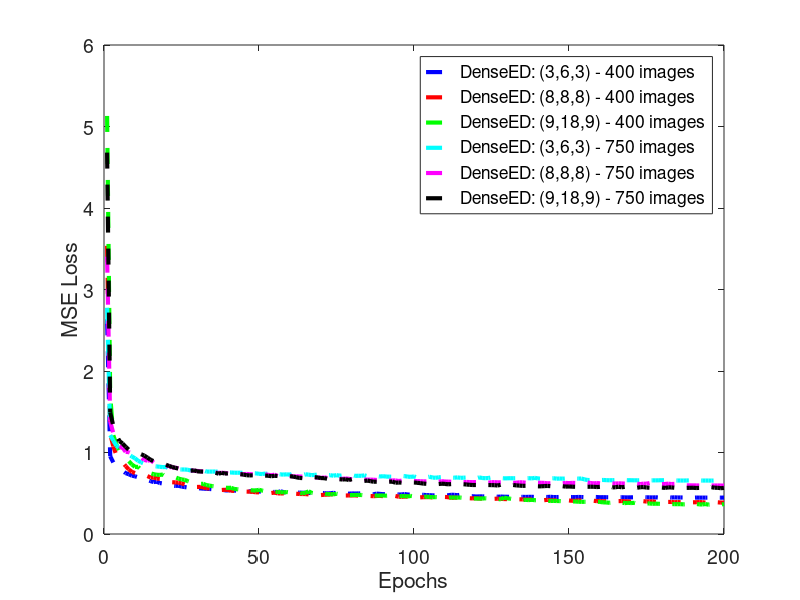
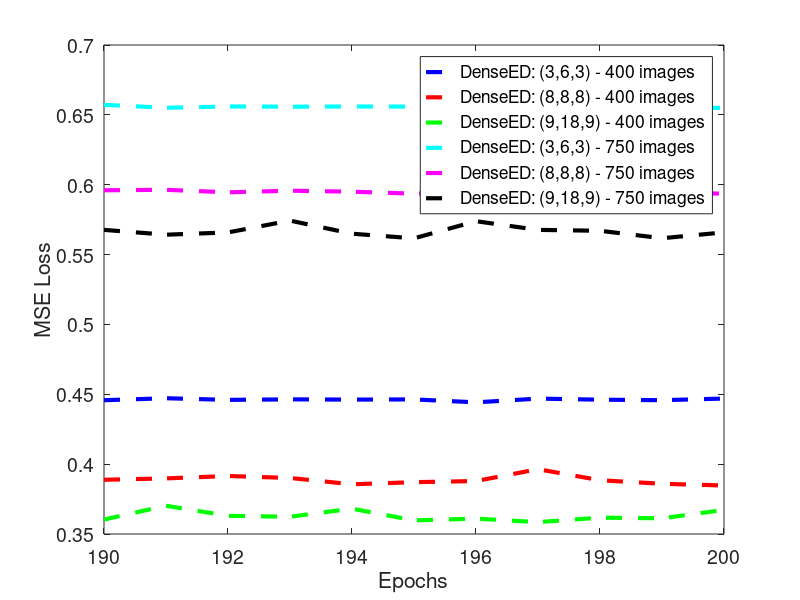

MATLAB code for these plots, in order:
clc 
close all
clear variables

%date: 6th Feb 2021
%VM
font = 14;
linewidth = 3;
format long;
%addpath('/Users/varunmannam/Desktop/Spring21/Research_S21/Feb21/SPIE_SR/old_SR_files/mse_plots/');
%addpath('/Users/varunmannam/Desktop/Spring21/Research_S21/Feb21/0702/SR_new_results/mse_loss/');
%%new simulations with diff test samples 400 images for vm41 and vm521 and
%%50 images for vm6141

addpath('/Users/varunmannam/Desktop/Spring21/Research_S21/Feb21/0702/SR_new_results/mse_test_1sample/');
%sims with test=1 FOV8 8 1st image
lr1 = load('DenseED_train_RMSE_0602_2021_20210206_192659_vm41.txt'); %new result with VM4 SR result MSE 
lr2 = load('DenseED_train_RMSE_0602_2021_20210206_200818_vm521.txt'); %new result with VM52 SR result MSE 
lr3 = load('DenseED_train_RMSE_0602_2021_20210206_215826_vm6141.txt'); %new result with VM614 SR result MSE 
lr4 = load('DenseED_train_RMSE_0602_2021_20210206_231338_vm6142.txt'); %new result with VM6142 SR result MSE 
lr5 = load('DenseED_train_RMSE_0602_2021_20210206_231249_vm711.txt'); %new result with VM711 SR result MSE 
lr6 = load('DenseED_train_RMSE_0602_2021_20210206_233131_vm712.txt'); %new result with VM712 SR result MSE 


epochs = 200;
x=[1:epochs]';

% figure, 
% plot(x,lr1,'b--', 'Linewidth', linewidth);
% hold on
% plot(x,lr2,'r--', 'Linewidth', linewidth);
% plot(x,lr3,'g--', 'Linewidth', linewidth);
% plot(x,lr4,'m--', 'Linewidth', linewidth);
% plot(x,lr5,'c--', 'Linewidth', linewidth);
% plot(x,lr6,'k--', 'Linewidth', linewidth);
% xlabel('Epochs');
% ylabel('MSE loss');
% %title('training loss Unet nbn Keras');
% legend('Configuration: (9,18,9) with 400 images', 'Configuration: (8,8,8) with 400 images, 64 channels', 'Configuration: (9,18,9) with 750 images', ...
% 'Configuration: (8,8,8) with 750 images, 64 channels', 'Configuration: (3,6,3) with 400 images', 'Configuration: (3,6,3) with 750 images', 'Location', 'best');
% %colormap(gray); colorbar;
% set(gca,'FontSize',font);
% 
% 
% figure, 
% plot(x(epochs-10:epochs),lr1(epochs-10:epochs),'b-', 'Linewidth', linewidth);
% hold on
% plot(x(epochs-10:epochs),lr2(epochs-10:epochs),'r-', 'Linewidth', linewidth);
% plot(x(epochs-10:epochs),lr3(epochs-10:epochs),'g-', 'Linewidth', linewidth);
% plot(x(epochs-10:epochs),lr4(epochs-10:epochs),'m-', 'Linewidth', linewidth);
% plot(x(epochs-10:epochs),lr5(epochs-10:epochs),'c-', 'Linewidth', linewidth);
% plot(x(epochs-10:epochs),lr6(epochs-10:epochs),'k-', 'Linewidth', linewidth);
% xlabel('Epochs');
% ylabel('MSE loss');
% %title('training loss Unet nbn Keras');
% legend('Configuration: (9,18,9) with 400 images', 'Configuration: (8,8,8) with 400 images, 64 channels', 'Configuration: (9,18,9) with 750 images', ...
% 'Configuration: (8,8,8) with 750 images, 64 channels', 'Configuration: (3,6,3) with 400 images', 'Configuration: (3,6,3) with 750 images', 'Location', 'best');
% %colormap(gray); colorbar;
% set(gca,'FontSize',font);

%% 400 images
% figure, 
% plot(x,lr5,'b--', 'Linewidth', linewidth);
% hold on
% plot(x,lr2,'r--', 'Linewidth', linewidth);
% plot(x,lr1,'g--', 'Linewidth', linewidth);
% xlabel('Epochs');
% ylabel('MSE Loss');
% %title('training loss Unet nbn Keras');
% legend('DenseED: (3,6,3)','DenseED: (8,8,8)', 'DenseED: (9,18,9)', 'Location', 'best');
% %colormap(gray); colorbar;
% set(gca,'FontSize',font);
%% 750 images
% figure, 
% plot(x,lr6,'b--', 'Linewidth', linewidth);
% hold on
% plot(x,lr4,'r--', 'Linewidth', linewidth);
% plot(x,lr3,'g--', 'Linewidth', linewidth);
% xlabel('Epochs');
% ylabel('MSE Loss');
% %title('training loss Unet nbn Keras');
% legend('DenseED: (3,6,3)','DenseED: (8,8,8)', 'DenseED: (9,18,9)', 'Location', 'best');
% %colormap(gray); colorbar;
% set(gca,'FontSize',font);


figure, 
plot(x,lr5,'b--', 'Linewidth', linewidth);
hold on
plot(x,lr2,'r--', 'Linewidth', linewidth);
plot(x,lr1,'g--', 'Linewidth', linewidth);
plot(x,lr6,'c--', 'Linewidth', linewidth);
plot(x,lr4,'m--', 'Linewidth', linewidth);
plot(x,lr3,'k--', 'Linewidth', linewidth);
xlabel('Epochs');
ylabel('MSE Loss');
%title('training loss Unet nbn Keras');
legend('DenseED: (3,6,3) - 400 images','DenseED: (8,8,8) - 400 images', 'DenseED: (9,18,9) - 400 images',...
    'DenseED: (3,6,3) - 750 images','DenseED: (8,8,8) - 750 images', 'DenseED: (9,18,9) - 750 images','Location', 'best');
%colormap(gray); colorbar;
set(gca,'FontSize',font);

figure, 
plot(x(epochs-10:epochs),lr5(epochs-10:epochs),'b--', 'Linewidth', linewidth);
hold on
plot(x(epochs-10:epochs),lr2(epochs-10:epochs),'r--', 'Linewidth', linewidth);
plot(x(epochs-10:epochs),lr1(epochs-10:epochs),'g--', 'Linewidth', linewidth);
plot(x(epochs-10:epochs),lr6(epochs-10:epochs),'c--', 'Linewidth', linewidth);
plot(x(epochs-10:epochs),lr4(epochs-10:epochs),'m--', 'Linewidth', linewidth);
plot(x(epochs-10:epochs),lr3(epochs-10:epochs),'k--', 'Linewidth', linewidth);
xlabel('Epochs');
ylabel('MSE Loss');
%title('training loss Unet nbn Keras');
legend('DenseED: (3,6,3) - 400 images','DenseED: (8,8,8) - 400 images', 'DenseED: (9,18,9) - 400 images',...
    'DenseED: (3,6,3) - 750 images','DenseED: (8,8,8) - 750 images', 'DenseED: (9,18,9) - 750 images','Location', 'best');
%colormap(gray); colorbar;
set(gca,'FontSize',font);

% figure, 
% plot(x(epochs-10:epochs),lr5(epochs-10:epochs),'b--', 'Linewidth', linewidth);
% hold on
% plot(x(epochs-10:epochs),lr2(epochs-10:epochs),'r--', 'Linewidth', linewidth);
% plot(x(epochs-10:epochs),lr1(epochs-10:epochs),'g--', 'Linewidth', linewidth);
% xlabel('Epochs');
% ylabel('MSE loss');
% %title('training loss Unet nbn Keras');
% legend('DenseED: (3,6,3)','DenseED: (8,8,8)', 'DenseED: (9,18,9)', 'Location', 'best');
% %colormap(gray); colorbar;
% set(gca,'FontSize',font);